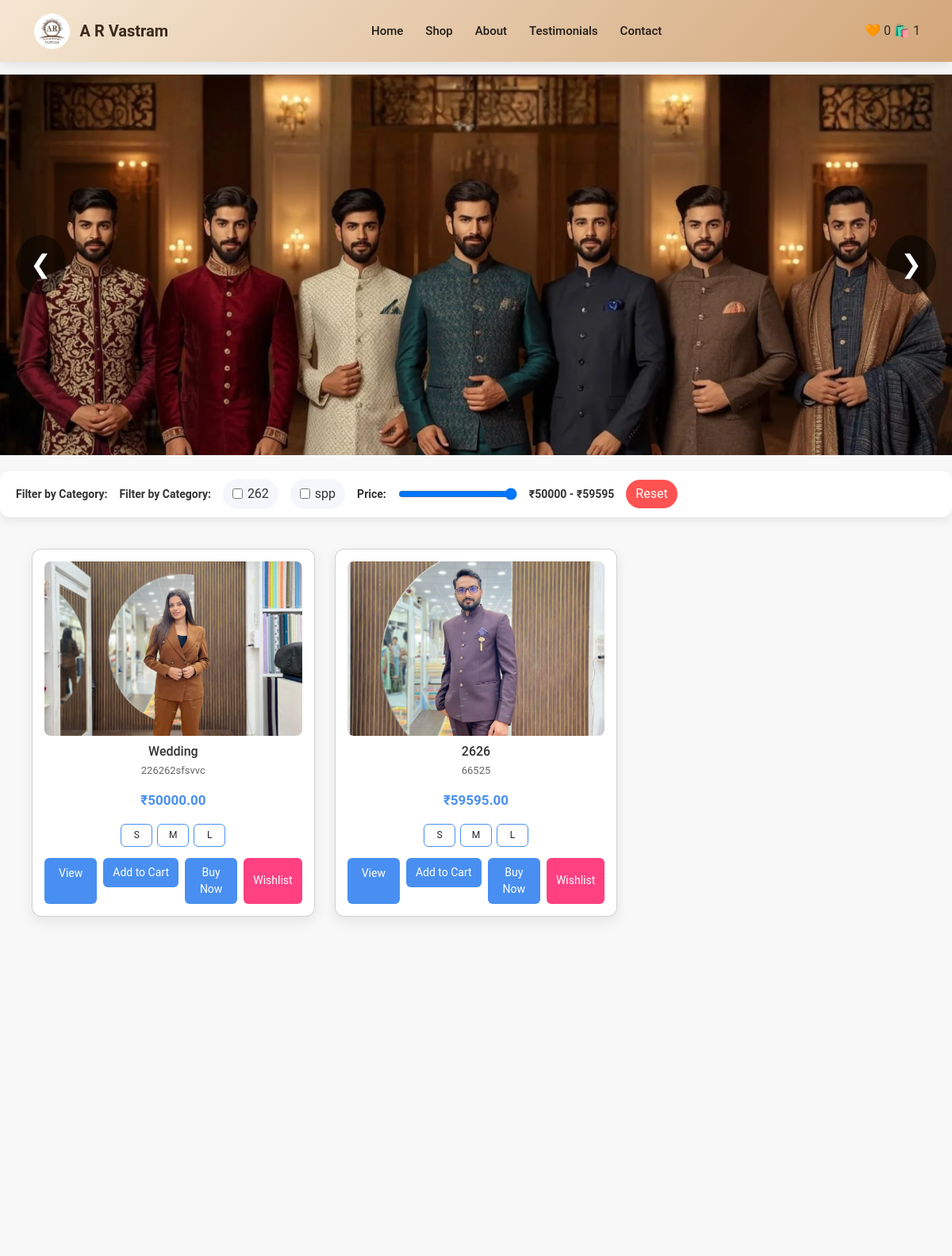
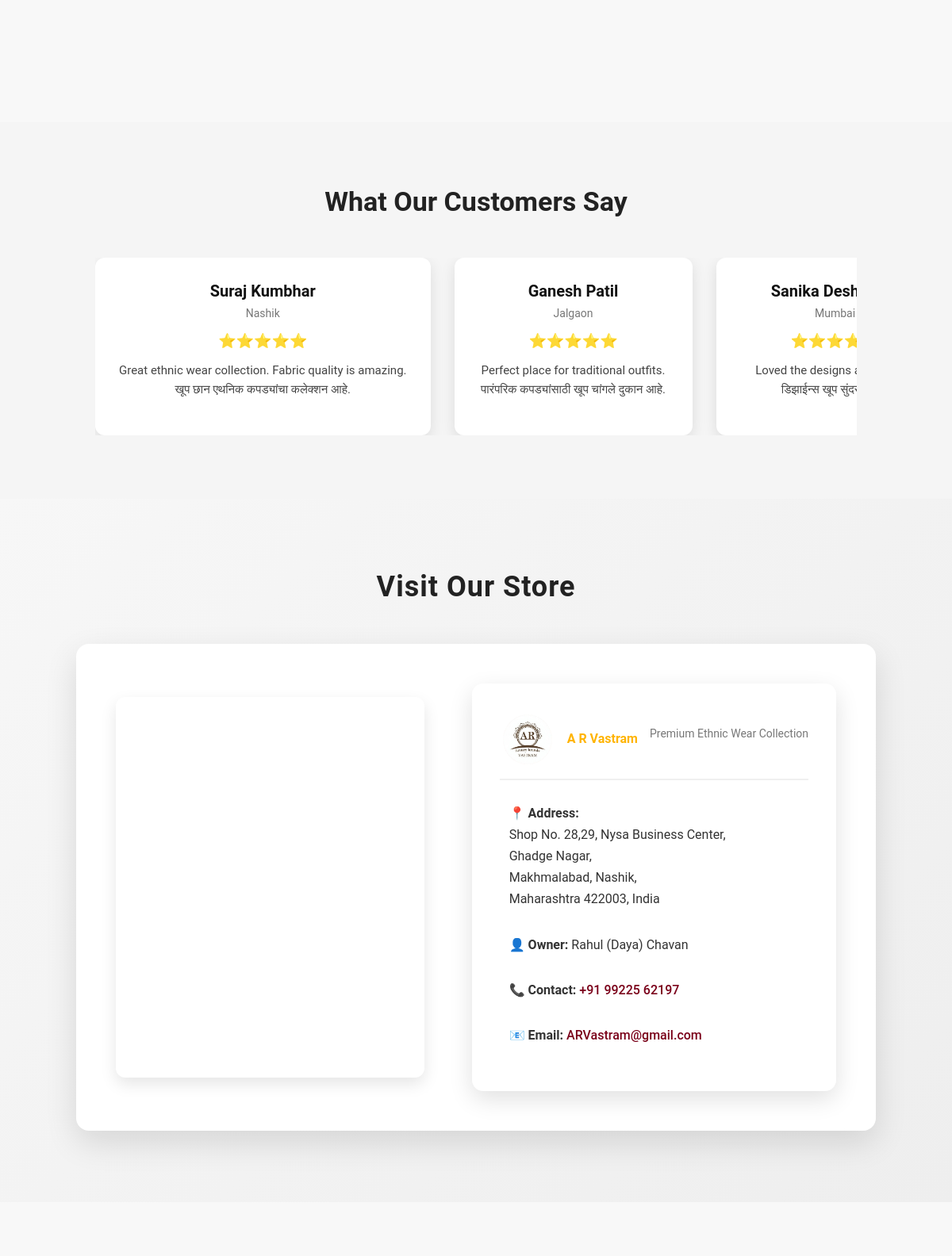
The page / (upper part) on the database its author committed (2 pictures, top to bottom).
### tables this page shows
CREATE TABLE categories(
        id INTEGER PRIMARY KEY AUTOINCREMENT,
        name TEXT NOT NULL UNIQUE
    );

CREATE TABLE product_images(
        id INTEGER PRIMARY KEY AUTOINCREMENT,
        product_id INTEGER NOT NULL,
        image_type TEXT NOT NULL CHECK(image_type IN ('front','back','extra')),
        image_url TEXT NOT NULL,
        label TEXT,
        FOREIGN KEY (product_id)
        REFERENCES products(id)
        ON DELETE CASCADE
    );

CREATE TABLE products(
        id INTEGER PRIMARY KEY AUTOINCREMENT,
        name TEXT NOT NULL,
        category INTEGER,
        price REAL NOT NULL,
        mrp REAL DEFAULT 0,
        discount_price REAL DEFAULT 0,
        stock INTEGER DEFAULT 0,
        description TEXT,
        cloth_type TEXT,
        material TEXT,
        occasion TEXT,
        color TEXT,
        size TEXT,
        position INTEGER DEFAULT 0,
        status TEXT DEFAULT 'active',
        FOREIGN KEY (category)
        REFERENCES categories(id)
        ON DELETE SET NULL
    );

CREATE TABLE product_sizes(
        id INTEGER PRIMARY KEY AUTOINCREMENT,
        product_id INTEGER NOT NULL,
        size TEXT NOT NULL,
        stock INTEGER DEFAULT 0,
        extra_price REAL DEFAULT 0,
        FOREIGN KEY (product_id)
        REFERENCES products(id)
        ON DELETE CASCADE
    );

### app.py (the view)
@app.route("/")
def home():
    products = get_all_products()       # get all products
    categories = get_all_categories()   # get all categories
    return render_template("index.html", products=products, categories=categories)

### app.py (called while the page is built)
def get_db():
    con = sqlite3.connect(
        DB_PATH,
        timeout=30,
        check_same_thread=False
    )
    con.row_factory = sqlite3.Row
    return con

def get_all_categories():
    con = get_db()
    cur = con.cursor()
    cur.execute("SELECT id, name FROM categories")
    categories = cur.fetchall()
    con.close()
    return categories

@app.before_request
def init_wishlist():
    if "wishlist" not in session:
        session["wishlist"] = []

@app.context_processor
def inject_global_counts():
    con = get_db()
    cur = con.cursor()
    row = cur.execute("SELECT COALESCE(SUM(qty),0) FROM cart").fetchone()
    cart_count = int(row[0])
    con.close()
    if "wishlist" not in session or session["wishlist"] is None:
        session["wishlist"] = []
    return dict(
        cart_count=cart_count,
        wish_count=len(session["wishlist"])
    )

### templates/index.html (shortened to what this page needs)
<!DOCTYPE html>
<html lang="en">
<head>
<link href="https://cdn.jsdelivr.net/npm/bootstrap@5.3.2/dist/css/bootstrap.min.css" rel="stylesheet">
</head>
<body>
{% include 'navbar.html' %}
{% include 'carousel.html' %}
{% include 'category-product.html' %}
{% include 'About&Testimonial.html' %}
{% include 'storedetails.html' %}
</section>
</body>
</html>

### templates/category-product.html (shortened to what this page needs)
<div class="categories">
  <strong>Filter by Category:</strong>
  <strong>Filter by Category:</strong>
  {% for cat in categories %}
    <label>
      <input type="checkbox" class="cat-filter" value="{{ cat[0] }}"> {{ cat[1] }}
    </label>
  {% endfor %}
  <strong>Price:</strong>
  <input type="range" id="priceRange" min="0" max="10000" step="10">
  <span id="priceValue">₹0 - ₹10000</span>
  <button id="resetFilter">Reset</button>
</div>
<div class="products">
  {% for p in products %}
  <div class="card"
     data-category="{{ p.category }}"
     data-baseprice="{{ p.price }}"
     data-mrp="{{ p.mrp }}"
     data-id="{{ p.id }}">
    <img src="{{ url_for('static', filename='uploads/' + (p.image or 'no-image.png')) }}" alt="{{ p.name }}">
    <h3>{{ p.name }}</h3>
    <p class="short-desc">{{ (p.description or '')[:80] }}</p>
    <p class="price-box">
  {% if p.mrp and p.price and p.mrp > p.price %}
    <span class="mrp">₹<span class="mrp-val">{{ "%.2f"|format(p.mrp) }}</span></span><br>
<span class="discount">
  ₹<span class="price-val">{{ "%.2f"|format(p.price) }}</span>
</span><br>
<span class="discount-percent">
  (<span class="percent-val">
    {{ ((p.mrp - p.price) / p.mrp * 100) | round(0) }}
  </span>% OFF)
</span><br>
<span class="you-save">
  You Save: ₹<span class="save-val">
    {{ "%.2f"|format(p.mrp - p.price) }}
  </span>
</span>
  {% else %}
    <span class="discount">₹{{ "%.2f"|format(p.price) }}</span>
  {% endif %}
</p>
    {% if p.sizes %}
    <div class="size-box">
      {% for s in p.sizes %}
      <div class="size-btn" data-size="{{ s.size }}" data-extra="{{ s.extra_price or 0 }}" onclick="selectSize(this)">
  {{ s.size }}
</div>
      {% endfor %}
    </div>
    {% endif %}
    <div class="actions">
      <a href="/product/{{ p.id }}" class="view-btn">View</a>
      <form action="/add_to_cart/{{ p.id }}" method="post" class="add-cart-form">
<button type="submit" class="btn btn-cart">Add to Cart</button>
</form>
      <button class="btn buy-now" data-id="{{ p.id }}">Buy Now</button>
      <button class="btn add-wish" data-id="{{ p.id }}">Wishlist</button>
    </div>
  </div>
  {% endfor %}
</div>

### templates/navbar.html (style rules this page uses)
* { margin: 0; padding: 0; box-sizing: border-box; font-family: 'Roboto', sans-serif; }
body { background: #f8f8f8; color: #333; line-height: 1.6; overflow-x: hidden; }
a { text-decoration: none; color: inherit; transition: 0.3s; }
img { display: block; max-width: 100%; height: auto; }
button { cursor: pointer; outline: none; }
input, textarea { font-family: 'Roboto', sans-serif; width: 100%; }

### templates/category-product.html (style rules this page uses)
.categories { display: flex; flex-wrap: wrap; align-items: center; gap: 15px; padding: 10px 20px; background: #fff; border-radius: 12px; box-shadow: 0 4px 12px rgba(0,0,0,0.08); margin: 20px auto; max-width: 100%; overflow-x: auto; scrollbar-width: thin; scrollbar-color: #498ff1 #f0f0f0; }
.categories strong, #priceValue { flex-shrink: 0; white-space: nowrap; font-size: 14px; }
.categories label { background:#f4f6fb; padding:6px 12px; border-radius:20px; cursor:pointer; transition:0.3s; display: flex; align-items: center; gap: 6px; white-space: nowrap; }
#priceRange { width: 150px; flex-shrink: 0; }
#priceValue { font-weight: bold; min-width: 80px; text-align: center; }
#resetFilter { background:#ff5252; color:#fff; border:none; padding:5px 12px; border-radius:18px; cursor:pointer; transition:0.3s; flex-shrink: 0; }
.products { display: grid; grid-template-columns: repeat(3, 1fr); gap: 25px; padding: 20px 40px; overflow-x: visible; }
.card { background: #fff; border-radius: 12px; padding: 15px; text-align: center; box-shadow: 0 6px 16px rgba(0,0,0,0.08); display: flex; flex-direction: column; transition: transform 0.3s, box-shadow 0.3s; }
.card img { width: 100%; height: 220px; object-fit: cover; border-radius: 8px; transition: 0.3s; }
.card h3 { font-size: 16px; margin: 10px 0 5px; color: #333; }
.card .short-desc { font-size: 13px; color: #666; margin-bottom: 5px; }
.price-box { margin: 8px 0; }
.short-desc { font-size: 14px; color: #555; margin-bottom: 10px; }
.price-box { font-size: 16px; font-weight: bold; display: flex; flex-wrap: wrap; justify-content: center; align-items: center; gap: 6px; margin-bottom: 10px; }
.discount { color: #498ff1; font-weight: bold; font-size: 17px; }
.actions { display: flex; gap: 8px; flex-wrap: wrap; justify-content: center; margin-top: 8px; }
.view-btn, .btn { flex: 1; padding: 8px 12px; border-radius: 6px; border: none; background: #498ff1; color: #fff; font-size: 14px; transition: 0.3s; }
.add-wish { background: #ff4081; }
.size-box { display: flex; flex-wrap: wrap; gap: 6px; justify-content: center; margin: 6px 0; }
.size-btn { border: 1px solid #498ff1; padding: 4px 8px; border-radius: 6px; font-size: 12px; cursor: pointer; background: #fff; min-width: 40px; text-align: center; transition: 0.2s; }

### rows shown on the page
categories: name "262"
categories: name "spp"
product_images: image_url (picture)
products: name "Wedding", description "226262sfsvvc", price "50000.00"
product_sizes: size "S"
product_sizes: size "M"
product_sizes: size "L"
product_images: image_url (picture)
products: name "2626", description "66525", price "59595.00"
product_sizes: size "S"
product_sizes: size "M"
product_sizes: size "L"

### other values the page prints
{{ wish_count or 0 }} "0"
